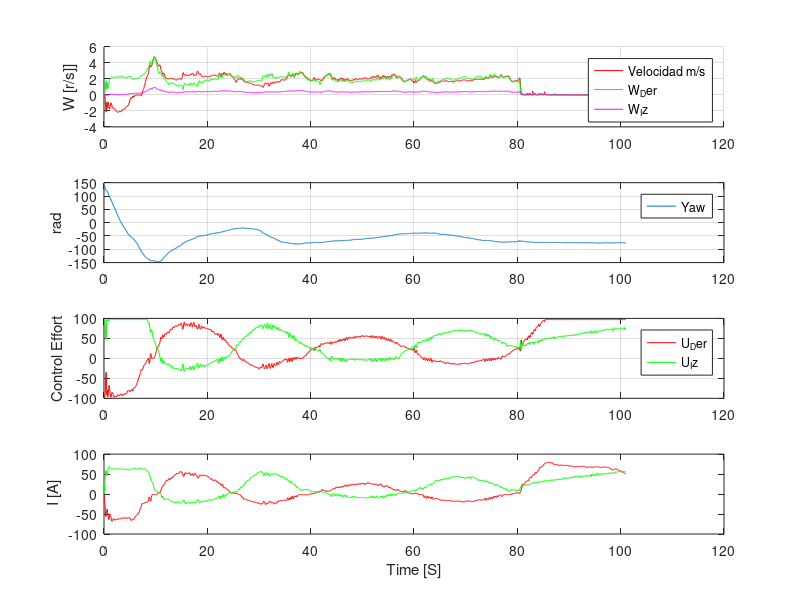

Source code (MATLAB):
clear all
close all
clc

load rover_auto.txt;

bat= rover_auto(:,3);
I_Der=rover_auto(:,4);
I_Iz=rover_auto(:,5);
W_Iz=rover_auto(:,6);
W_Der=rover_auto(:,7);
U_Der=rover_auto(:,11);
U_Iz=rover_auto(:,12);
Yaw=rover_auto(:,19);
Velocidad=rover_auto(:,18);
tiempo = 0:60e-3:(length(bat)-1)*60e-3

figure(1)
subplot(411)
%plot(tiempo,(W_Iz+W_Der)*0.2/2)
hold on
plot(tiempo,W_Der,'r')
plot(tiempo,W_Iz,'g')
plot(tiempo,Velocidad,'m')
legend('Velocidad m/s','W_Der','W_Iz')
ylabel('W [r/s]]')
grid on

subplot(412)
plot(tiempo,Yaw*(180/pi))
legend('Yaw')
ylabel('rad')
grid on

subplot(413)
plot(tiempo,U_Der,'r')
hold on
plot(tiempo,U_Iz,'g')
legend('U_Der','U_Iz')
ylabel('Control Effort')
grid on

subplot(414)
plot(tiempo,I_Der,'r')
hold on
plot(tiempo,I_Iz,'g')
ylabel(' I [A]')
xlabel('Time [S]')